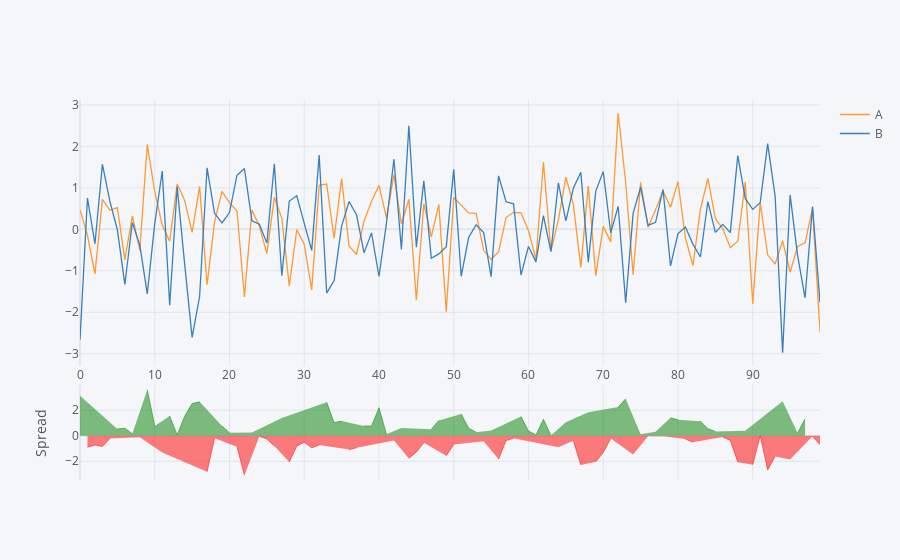

Source (notebook cell):
### Code cell
df[['A','B']].iplot(kind='spread') # usefull for financial and stock data
